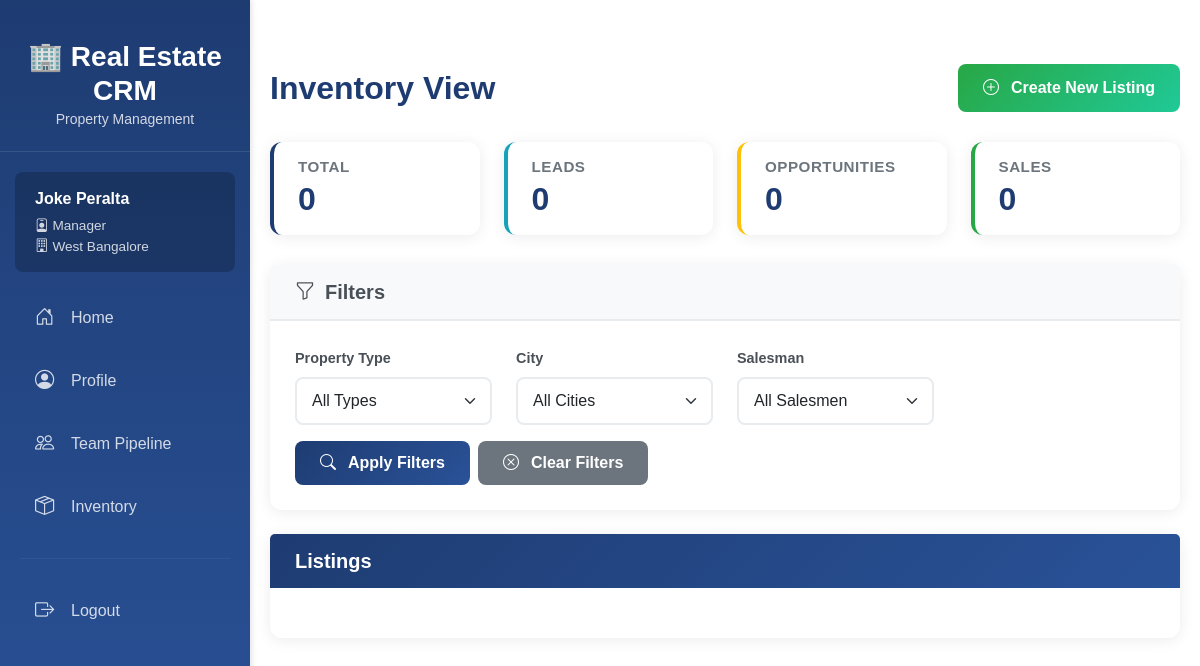
Before: /inventory/ (signed in) with the older database file.
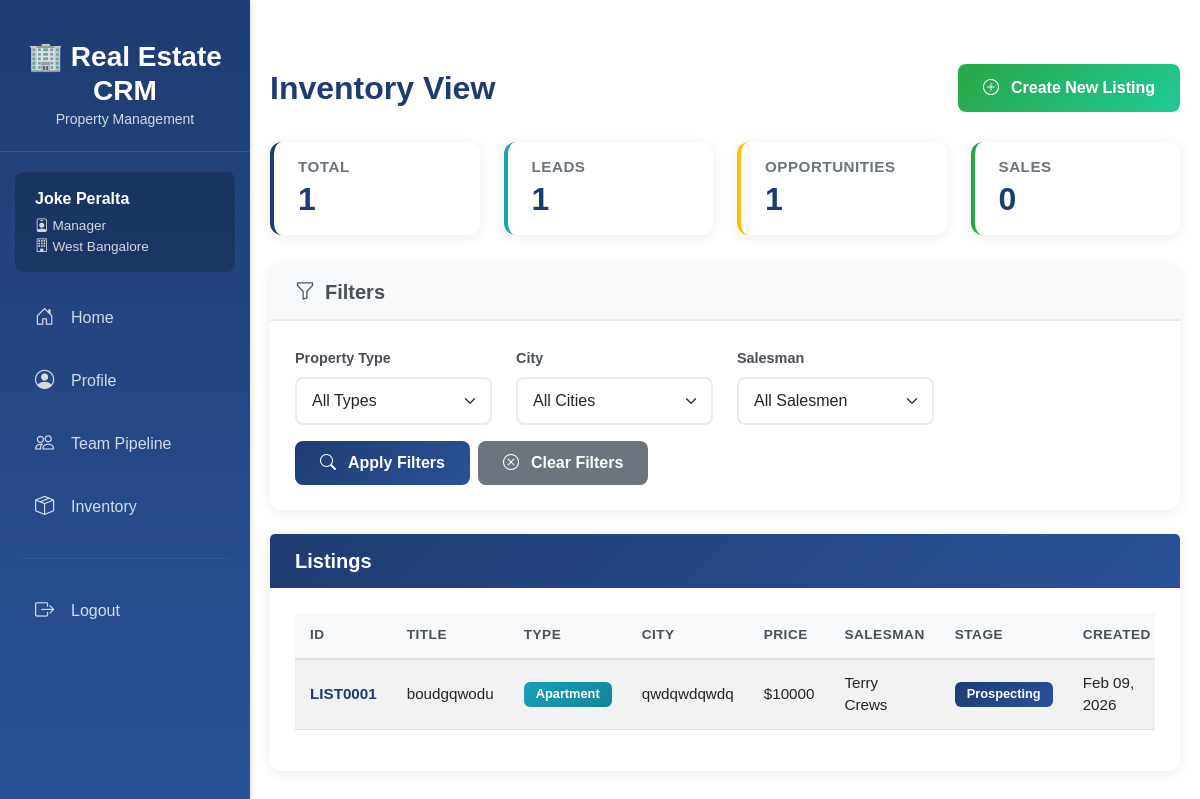
After: the same page with the newer database file.
### inventory/models.py (models this page shows, shortened)
class Listing(models.Model):
    class typeChoices(models.TextChoices):
        VILLA = "Villa", "Villa"
        APARTMENT = "Apartment", "Apartment"
        WAREHOUSE = "Warehouse", "Warehouse"
        RETAIL_STORE = "Retail", "Retail Store"
        OFFICE_SPACE = "Office", "Office Space"
    class leadStatusChoices(models.TextChoices):
        PENDING = "Pending", "Pending Approval"
        REJECTED = "Rejected", "Rejected"
        APPROVED = "Approved", "Approved"
    class oppStatusChoices(models.TextChoices):
        PROSPECTING = "Prospecting", "Prospecting"
        NEGOTIATING = "Negotiating", "Negotiating"
        PENDING = "Pending", "Pending Approval"
        REJECTED = "Rejected", "Rejected"
        APPROVED = "Approved", "Approved"
    class saleStatusChoices(models.TextChoices):
        PROCESSING = "Processing", "Processing"
        CLOSED_WON = "ClosedW", "Closed Won"
        CLOSED_LOST = "ClosedL", "Closed Lost"
    id = models.CharField(max_length=10, primary_key=True)
    branch  = models.ForeignKey(
        'org.Branch',
        on_delete=models.CASCADE,
        related_name='listings'
    )
    type = models.TextField(
        choices=typeChoices.choices,
        default=typeChoices.VILLA)
    proposed_price = models.DecimalField(max_digits=12, decimal_places=2)
    title = models.CharField(max_length=200)
    address = models.TextField()
    city = models.CharField(max_length=100)
    lead_status = models.TextField(
        choices=leadStatusChoices.choices,
        default=leadStatusChoices.PENDING
    )
    lead_approved_by = models.ForeignKey(
        'accounts.User',
        on_delete=models.SET_NULL,
        null=True,
        blank=True,
        related_name='approved_leads'
    )
    lead_approved_at = models.DateTimeField(null=True, blank=True)
    opp_status = models.TextField(
        choices=oppStatusChoices.choices,
        null=True, blank=True
    )
    opp_approved_by = models.ForeignKey(
        'accounts.User',
        on_delete=models.SET_NULL,
        null=True,
        blank=True,
        related_name='approved_opportunities'
    )
    opp_approved_at = models.DateTimeField(null=True, blank=True)
    opp_price = models.DecimalField(max_digits=12, decimal_places=2, null=True, blank=True)
    sale_status = models.TextField(
        choices=saleStatusChoices.choices,
        null=True, blank=True
    )
    sale_closed_at = models.DateTimeField(null=True, blank=True)
    sale_price = models.DecimalField(max_digits=12, decimal_places=2, null=True, blank=True)
    created_at = models.DateTimeField(auto_now_add=True)
    updated_at = models.DateTimeField(auto_now=True)
    is_active = models.BooleanField(default=True)
    assigned_salesman = models.ForeignKey(
        'accounts.User',
        on_delete=models.SET_NULL,
        null=True,
        blank=True,
        related_name='assigned_salesmen',
        limit_choices_to={'role': 'Salesman'},
    )
    comments = models.CharField(null=True, max_length=100, blank=True)
    @property
    def current_stage(self):
        if self.sale_status:
            if self.sale_status == Listing.saleStatusChoices.CLOSED_WON:
                return 'closed_won'
            elif self.sale_status == Listing.saleStatusChoices.CLOSED_LOST:
                return 'closed_lost'
            else:
                return 'processing'
        elif self.opp_status:
            if self.opp_status == self.oppStatusChoices.PROSPECTING:
                return 'prospecting'
            elif self.opp_status == self.oppStatusChoices.NEGOTIATING:
                return 'negotiating'
            else:
                return 'final_approval'
        elif self.lead_status:
            if self.lead_status == Listing.leadStatusChoices.PENDING:
                return 'created'
            else:
                return 'first_approval'
        return 'created'
    @property
    def stage_display(self):
        stage_names = {
            'closed_won': 'Closed Won',
            'closed_lost': 'Closed Lost',
            'processing': 'Processing',
            'prospecting': 'Prospecting',
            'negotiating': 'Negotiating',
            'final_approval': 'Final Approval',
            'created': 'Created',
            'first_approval': 'First Approval'
        }
        return stage_names.get(self.current_stage, 'Unknown')

### accounts/models.py (models this page shows, shortened)
class User(AbstractUser):
    class Role(models.TextChoices):
        CEO = "CEO", "CEO",
        MANAGER = "Manager", "Manager",
        SALESMAN = "Salesman", "Salesman"
    role = models.CharField(
        max_length=20,
        choices=Role.choices,
        default=Role.SALESMAN
    )
    branch = models.ForeignKey(
        'org.Branch',
        on_delete=models.SET_NULL,
        null=True,
        blank=True,
        related_name='users'
    )

### inventory/views.py (the view)
# urls.py: path('', views.listing_list, name='listing_list'),
@login_required
def listing_list(request):
    listings = listings_visible_to(request.user)
    property_type = request.GET.get('type', '')
    city = request.GET.get('city', '')
    salesman_filter = request.GET.get('salesman', '')
    if property_type:
        listings = listings.filter(type=property_type)
    if city:
        listings = listings.filter(city__icontains=city)
    if salesman_filter:
        listings = listings.filter(assigned_salesman_id=salesman_filter)
    available_types = listings.values_list('type', flat=True).distinct()
    available_cities = listings.values_list('city', flat=True).distinct()
    salesmen = None
    if request.user.role == 'Manager':
        salesmen = User.objects.filter(
            branch = request.user.branch,
            role = 'Salesman').order_by('first_name', 'last_name')
    lead_count = listings.filter(
        Q(lead_status=Listing.leadStatusChoices.PENDING) |
        Q(lead_status=Listing.leadStatusChoices.APPROVED) |
        Q(lead_status=Listing.leadStatusChoices.REJECTED)).count()
    opp_count = listings.filter(
        Q(opp_status=Listing.oppStatusChoices.PENDING) |
        Q(opp_status=Listing.oppStatusChoices.PROSPECTING) |
        Q(opp_status=Listing.oppStatusChoices.NEGOTIATING) |
        Q(opp_status=Listing.oppStatusChoices.APPROVED) |
        Q(opp_status=Listing.oppStatusChoices.REJECTED)).count()
    sale_count = listings.filter(
        Q(sale_status=Listing.saleStatusChoices.PROCESSING) |
        Q(sale_status=Listing.saleStatusChoices.CLOSED_WON) |
        Q(sale_status=Listing.saleStatusChoices.CLOSED_LOST)).count()
    context = {
        'listings': listings,
        'available_types': available_types,
        'available_cities': available_cities,
        'salesmen': salesmen,
        'filters': {
            'type': property_type,
            'city': city,
            'salesman': salesman_filter
        },
        'total_count': listings.count(),
        'lead_count': lead_count,
        'opp_count': opp_count,
        'sale_count': sale_count
    }
    return render(request, 'inventory/listing_list.html', context)

### inventory/views.py (called while the page is built)
def listings_visible_to(user):
    if not user.is_authenticated:
        return Listing.objects.none()
    if user.role == 'Salesman':
        return Listing.objects.filter(
            branch=user.branch,
            assigned_salesman=user
        )
    elif user.role == 'Manager':
        return Listing.objects.filter(branch=user.branch)
    elif user.role == 'CEO':
        return Listing.objects.all()
    return Listing.objects.none()

### inventory/templates/inventory/listing_list.html (shortened to what the changed rows need)
{% extends 'base.html' %}
{% load compress %}
{% load static %}
{% block extra_css %}
{% compress css %}
    <link rel="stylesheet" href="{% static 'css/components.css' %}">
{% endcompress %}
{% endblock %}
{% block content %}
<div class="container-fluid mt-4 listing-list-page">
    <div class="page-header-actions">
        <h1>Inventory View</h1>
    </div>
    <div class="row stats-cards-row">
        <div class="col-md-3">
            <div class="card stats-card total">
                <div class="card-body py-3 px-4">
                    <h3 class="card-title mb-1">Total</h3>
                    <h4 class="mb-0">{{ total_count }}</h4>
                </div>
            </div>
        </div>
        <div class="col-md-3">
            <div class="card stats-card leads">
                <div class="card-body py-3 px-4">
                    <h3 class="card-title mb-1">Leads</h3>
                    <h4 class="mb-0">{{ lead_count }}</h4>
                </div>
            </div>
        </div>
        <div class="col-md-3">
            <div class="card stats-card opportunities">
                <div class="card-body py-3 px-4">
                    <h3 class="card-title mb-1">Opportunities</h3>
                    <h4 class="mb-0">{{ opp_count }}</h4>
                </div>
            </div>
        </div>
    </div>
    <div class="card listings-table-card">
        <div class="card-body">
            {% if listings %}
            <div class="table-responsive">
                <table class="table table-hover table-striped" id="listings-table">
                    <thead>
                        <tr>
                            <th>ID</th>
                            <th>Title</th>
                            <th>Type</th>
                            <th>City</th>
                            <th>Price</th>
                            {% if user.role == 'Manager' %}
                            <th>Salesman</th>
                            {% endif %}
                            <th>Stage</th>
                            <th>Created</th>
                        </tr>
                    </thead>
                    <tbody>
                        {% for listing in listings %}
                        <tr>
                            <td>
                                <a href="{% url 'inventory:listing_detail' listing.pk %}" class="fw-bold">
                                    {{ listing.id }}
                                </a>
                            </td>
                            <td>{{ listing.title }}</td>
                            <td>
                                <span class="badge bg-info">
                                    {{ listing.get_type_display }}
                                </span>
                            </td>
                            <td>{{ listing.city }}</td>
                            <td class="text-end">${{ listing.proposed_price|floatformat:0 }}</td>
                            {% if user.role == 'Manager' %}
                            <td>{{ listing.assigned_salesman.get_full_name|default:"—" }}</td>
                            {% endif %}
                            <td>
                                <span class="badge bg-primary">
                                    {{ listing.stage_display }}
                                </span>
                            </td>
                            <td>{{ listing.created_at|date:"M d, Y" }}</td>
                        </tr>
                        {% endfor %}
                    </tbody>
                </table>
            </div>
            {% endif %}
        </div>
    </div>
</div>
{% endblock %}

Changed rows visible on the page:
added Listing: id "LIST0001", title "boudgqwodu", type "Apartment", city "qwdqwdqwdq", proposed_price "10000", assigned_salesman.get_full_name "Terry Crews", stage_display "Prospecting", created_at "Feb 09, 2026"
Other visible differences:
{{ total_count }}: "0" → "1"
{{ lead_count }}: "0" → "1"
{{ opp_count }}: "0" → "1"
text now shown: "ID TITLE TYPE CITY PRICE SALESMAN STAGE CREATED"
